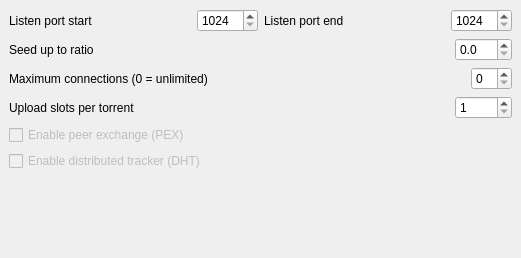
<ui version="4.0" >
 <class>SettingsTorrentForm</class>
 <widget class="QWidget" name="SettingsTorrentForm" >
  <property name="geometry" >
   <rect>
    <x>0</x>
    <y>0</y>
    <width>521</width>
    <height>258</height>
   </rect>
  </property>
  <property name="windowTitle" >
   <string>BitTorrent</string>
  </property>
  <layout class="QVBoxLayout" >
   <property name="margin" >
    <number>9</number>
   </property>
   <property name="spacing" >
    <number>6</number>
   </property>
   <item>
    <layout class="QHBoxLayout" >
     <property name="margin" >
      <number>0</number>
     </property>
     <property name="spacing" >
      <number>6</number>
     </property>
     <item>
      <widget class="QLabel" name="label" >
       <property name="sizePolicy" >
        <sizepolicy>
         <hsizetype>7</hsizetype>
         <vsizetype>5</vsizetype>
         <horstretch>0</horstretch>
         <verstretch>0</verstretch>
        </sizepolicy>
       </property>
       <property name="text" >
        <string>Listen port start</string>
       </property>
      </widget>
     </item>
     <item>
      <widget class="QSpinBox" name="spinListenStart" >
       <property name="maximum" >
        <number>32768</number>
       </property>
       <property name="minimum" >
        <number>1024</number>
       </property>
      </widget>
     </item>
     <item>
      <widget class="QLabel" name="label_2" >
       <property name="sizePolicy" >
        <sizepolicy>
         <hsizetype>7</hsizetype>
         <vsizetype>5</vsizetype>
         <horstretch>0</horstretch>
         <verstretch>0</verstretch>
        </sizepolicy>
       </property>
       <property name="text" >
        <string>Listen port end</string>
       </property>
      </widget>
     </item>
     <item>
      <widget class="QSpinBox" name="spinListenEnd" >
       <property name="maximum" >
        <number>32768</number>
       </property>
       <property name="minimum" >
        <number>1024</number>
       </property>
      </widget>
     </item>
    </layout>
   </item>
   <item>
    <layout class="QGridLayout" >
     <property name="margin" >
      <number>0</number>
     </property>
     <property name="spacing" >
      <number>6</number>
     </property>
     <item row="4" column="0" >
      <widget class="QCheckBox" name="checkDHT" >
       <property name="enabled" >
        <bool>false</bool>
       </property>
       <property name="text" >
        <string>Enable distributed tracker (DHT)</string>
       </property>
      </widget>
     </item>
     <item row="1" column="2" >
      <widget class="QSpinBox" name="spinConnections" />
     </item>
     <item row="2" column="0" >
      <widget class="QLabel" name="label_5" >
       <property name="text" >
        <string>Upload slots per torrent</string>
       </property>
      </widget>
     </item>
     <item row="2" column="1" colspan="2" >
      <widget class="QSpinBox" name="spinUploads" >
       <property name="minimum" >
        <number>1</number>
       </property>
      </widget>
     </item>
     <item row="1" column="0" colspan="2" >
      <widget class="QLabel" name="label_4" >
       <property name="sizePolicy" >
        <sizepolicy>
         <hsizetype>7</hsizetype>
         <vsizetype>5</vsizetype>
         <horstretch>0</horstretch>
         <verstretch>0</verstretch>
        </sizepolicy>
       </property>
       <property name="text" >
        <string>Maximum connections (0 = unlimited)</string>
       </property>
      </widget>
     </item>
     <item row="0" column="0" >
      <widget class="QLabel" name="label_3" >
       <property name="sizePolicy" >
        <sizepolicy>
         <hsizetype>7</hsizetype>
         <vsizetype>5</vsizetype>
         <horstretch>0</horstretch>
         <verstretch>0</verstretch>
        </sizepolicy>
       </property>
       <property name="text" >
        <string>Seed up to ratio</string>
       </property>
      </widget>
     </item>
     <item row="3" column="0" >
      <widget class="QCheckBox" name="checkPEX" >
       <property name="enabled" >
        <bool>false</bool>
       </property>
       <property name="text" >
        <string>Enable peer exchange (PEX)</string>
       </property>
      </widget>
     </item>
     <item row="0" column="1" colspan="2" >
      <widget class="QDoubleSpinBox" name="spinRatio" >
       <property name="decimals" >
        <number>1</number>
       </property>
       <property name="minimum" >
        <double>0.000000000000000</double>
       </property>
       <property name="singleStep" >
        <double>0.100000000000000</double>
       </property>
      </widget>
     </item>
    </layout>
   </item>
   <item>
    <spacer>
     <property name="orientation" >
      <enum>Qt::Vertical</enum>
     </property>
     <property name="sizeHint" >
      <size>
       <width>20</width>
       <height>40</height>
      </size>
     </property>
    </spacer>
   </item>
  </layout>
 </widget>
 <resources>
  <include location="gfx/resources.qrc" />
 </resources>
 <connections/>
</ui>
